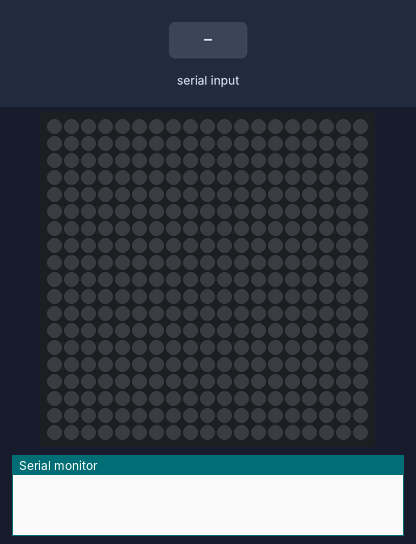
Simulated run of this program. Board: ESP32. On the bench: 19×19 RGB LED matrix (first LED top left, wired row by row), the last lines printed to the serial monitor. The inputs (shaded band) are chosen by the test bench. Dim RGB values are drawn brighter than linear; random numbers use the default seed unless the program sets one.

Above: at 1.2 s.
1.3 s: "S" received over Serial
At 1.7 s:
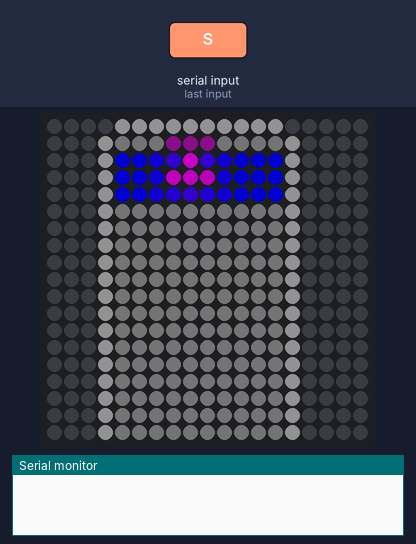
At 2.8 s:
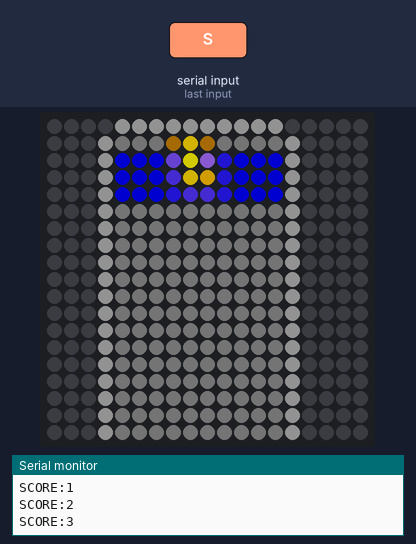

Measured:
- after the input at 1.3 s, the LEDs: change at once (image 1)
- what the display in image 1 shows lasts 0.5 s, from 1.3 s to 1.8 s

The program:

main.cpp
```cpp
#include <Arduino.h>
#include <FastLED.h>

/* ================= LED CONFIG ================= */
#define LED_PIN 14
#define CHIPSET WS2812B
#define COLOR_ORDER GRB

#define MATRIX_W 19
#define MATRIX_H 19
#define NUM_LEDS (MATRIX_W * MATRIX_H)
#define BRIGHTNESS 120

CRGB leds[NUM_LEDS];

/* ================= MATRIX MAP ================= */
uint16_t XY(uint8_t x, uint8_t y) {
  if (y % 2 == 0) return y * MATRIX_W + x;
  return y * MATRIX_W + (MATRIX_W - 1 - x);
}

/* ================= GAME STATES ================= */
enum GameState { IDLE, PLAYING, GAME_OVER };
GameState state = IDLE;

/* ================= GRID ================= */
#define GRID_W 10
#define GRID_H 18
#define GX 4
#define GY 1

uint8_t grid[GRID_H][GRID_W] = {0};
int score = 0;

/* ================= PIECES ================= */
struct Piece {
  uint8_t s[4][4];
  uint8_t w, h;
  CRGB c;
};

Piece pieces[4] = {
  {{{1,1,0,0},{1,1,0,0}},2,2,CRGB::Yellow},
  {{{1,0,0,0},{1,0,0,0},{1,1,0,0}},2,3,CRGB::Orange},
  {{{1,1,0,0},{0,1,1,0}},3,2,CRGB::Red},
  {{{0,1,0,0},{1,1,1,0}},3,2,CRGB::Purple}
};

int curPiece, px, py;
unsigned long gameStartTime;

/* ================= HELPERS ================= */
void clearMatrix() { FastLED.clear(); }

void drawCell(int x, int y, CRGB c) {
  leds[XY(GX + x, GY + y)] = c;
}

/* ================= VISUAL GLAMOUR ================= */
void drawBorder() {
  CRGB bc = CRGB(40, 40, 40);
  for (int y = 0; y < GRID_H; y++) {
    leds[XY(GX - 1, GY + y)] = bc;
    leds[XY(GX + GRID_W, GY + y)] = bc;
  }
  for (int x = 0; x < GRID_W; x++) {
    leds[XY(GX + x, GY - 1)] = bc;
    leds[XY(GX + x, GY + GRID_H)] = bc;
  }
}

void drawBackgroundGrid() {
  CRGB bg = CRGB(3, 3, 3);
  for (int y = 0; y < GRID_H; y++)
    for (int x = 0; x < GRID_W; x++)
      if (!grid[y][x])
        leds[XY(GX + x, GY + y)] += bg;
}

/* ================= COLLISION ================= */
bool collide(int nx, int ny) {
  Piece &p = pieces[curPiece];
  for (int y = 0; y < p.h; y++)
    for (int x = 0; x < p.w; x++)
      if (p.s[y][x]) {
        int gx = nx + x;
        int gy = ny + y;
        if (gx < 0 || gx >= GRID_W || gy >= GRID_H) return true;
        if (gy >= 0 && grid[gy][gx]) return true;
      }
  return false;
}

/* ================= GAME OPS ================= */
void flashLine(int row) {
  for (int i = 0; i < 2; i++) {
    for (int x = 0; x < GRID_W; x++)
      drawCell(x, row, CRGB::White);
    FastLED.show();
    delay(40);
    clearMatrix();
    FastLED.show();
    delay(40);
  }
}

void lockPiece() {
  Piece &p = pieces[curPiece];
  for (int y = 0; y < p.h; y++)
    for (int x = 0; x < p.w; x++)
      if (p.s[y][x])
        grid[py + y][px + x] = 1;
}

void clearLines() {
  for (int y = GRID_H - 1; y >= 0; y--) {
    bool full = true;
    for (int x = 0; x < GRID_W; x++)
      if (!grid[y][x]) full = false;

    if (full) {
      flashLine(y);
      score++;
      Serial.print("SCORE:");
      Serial.println(score);

      for (int ty = y; ty > 0; ty--)
        for (int x = 0; x < GRID_W; x++)
          grid[ty][x] = grid[ty - 1][x];
      memset(grid[0], 0, GRID_W);
      y++;
    }
  }
}

void spawnPiece() {
  curPiece = random(0, 4);
  px = (GRID_W - pieces[curPiece].w) / 2;
  py = 0;
}

/* ================= DRAW ================= */
void drawGrid() {
  for (int y = 0; y < GRID_H; y++)
    for (int x = 0; x < GRID_W; x++)
      if (grid[y][x]) drawCell(x, y, CRGB::Blue);
}

void drawPiece() {
  Piece &p = pieces[curPiece];
  for (int y = 0; y < p.h; y++) {
    for (int x = 0; x < p.w; x++) {
      if (!p.s[y][x]) continue;

      int gx = px + x;
      int gy = py + y;

      drawCell(gx, gy, p.c);

      for (int dy = -1; dy <= 1; dy++)
        for (int dx = -1; dx <= 1; dx++) {
          int nx = gx + dx;
          int ny = gy + dy;
          if (nx >= 0 && nx < GRID_W && ny >= 0 && ny < GRID_H)
            leds[XY(GX + nx, GY + ny)] += p.c / 6;
        }
    }
  }
}

/* ================= GAME OVER EFFECT ================= */
void gameOverEffect() {
  for (int b = 0; b <= 255; b += 5) {
    for (int i = 0; i < NUM_LEDS; i++)
      leds[i] = CRGB(b, 0, 0);
    FastLED.show();
    delay(10);
  }
}

/* ================= SERIAL INPUT ================= */
void handleSerial() {
  while (Serial.available()) {
    char c = Serial.read();
    if (c == 'L' && !collide(px - 1, py)) px--;
    if (c == 'R' && !collide(px + 1, py)) px++;
    if (c == 'D' && !collide(px, py + 1)) py++;
    if (c == 'S') {
      memset(grid, 0, sizeof(grid));
      score = 0;
      spawnPiece();
      gameStartTime = millis();
      state = PLAYING;
    }
  }
}

/* ================= SETUP ================= */
void setup() {
  Serial.begin(115200);
  FastLED.addLeds<CHIPSET, LED_PIN, COLOR_ORDER>(leds, NUM_LEDS);
  FastLED.setBrightness(BRIGHTNESS);
  FastLED.setDither(true);
  FastLED.setCorrection(TypicalLEDStrip);
  randomSeed(millis());
}

/* ================= LOOP ================= */
unsigned long lastFall = 0;

void loop() {
  handleSerial();

  if (state == PLAYING) {
    if (millis() - gameStartTime > 30000) {
      Serial.print("GAME_OVER:");
      Serial.println(score);
      gameOverEffect();
      state = GAME_OVER;
    }

    if (millis() - lastFall > 500) {
      if (!collide(px, py + 1)) py++;
      else {
        lockPiece();
        clearLines();
        spawnPiece();
      }
      lastFall = millis();
    }

    clearMatrix();
    drawBackgroundGrid();
    drawBorder();
    drawGrid();
    drawPiece();
    FastLED.show();
  }
}
```
